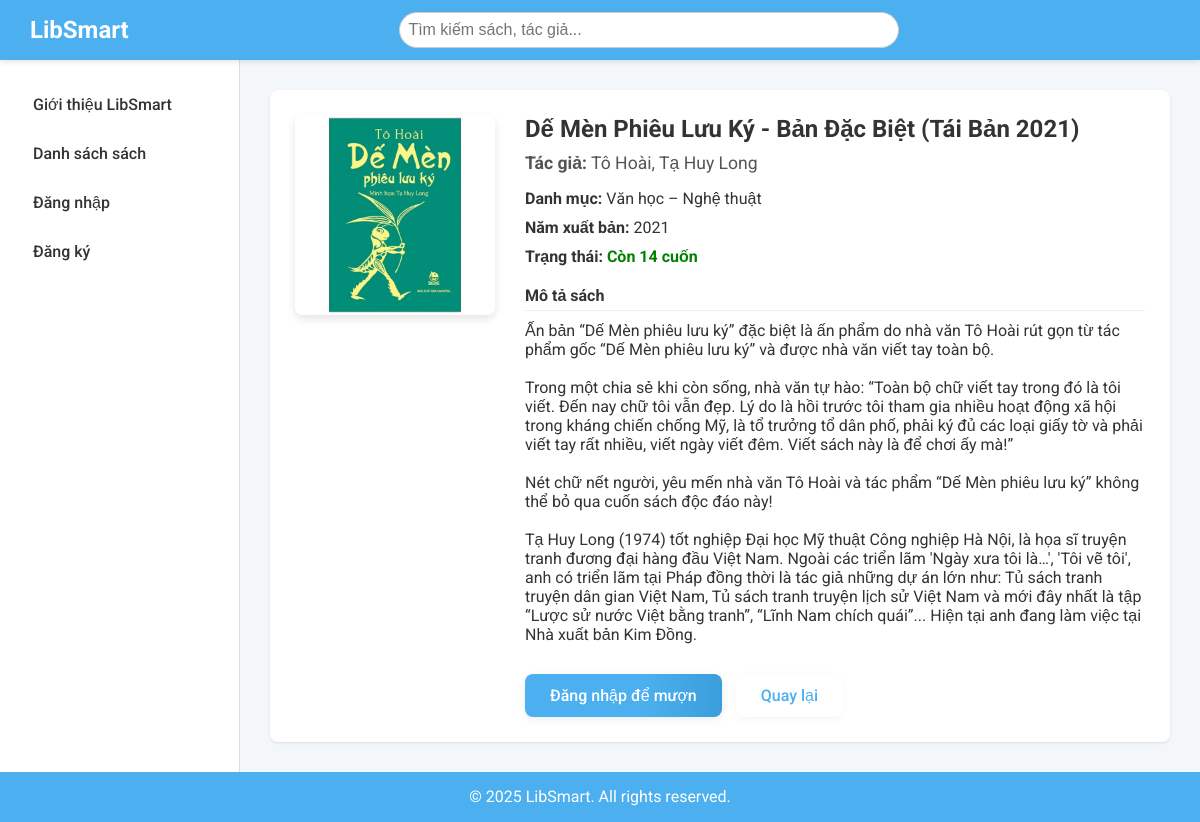
The app's page /index.php?action=book_detail&id=6 with its own data.
### tables this page shows
CREATE TABLE IF NOT EXISTS `books` (
  `id` int NOT NULL AUTO_INCREMENT,
  `title` varchar(255) NOT NULL,
  `author` varchar(100) NOT NULL,
  `category_id` int DEFAULT NULL,
  `description` text,
  `published_year` int DEFAULT NULL,
  `image` varchar(255) DEFAULT NULL,
  `content` text,
  `created_at` timestamp NULL DEFAULT CURRENT_TIMESTAMP,
  `updated_at` timestamp NULL DEFAULT CURRENT_TIMESTAMP ON UPDATE CURRENT_TIMESTAMP,
  `quantity` int NOT NULL DEFAULT '1',
  PRIMARY KEY (`id`),
  KEY `category_id` (`category_id`),
  CONSTRAINT `books_ibfk_1` FOREIGN KEY (`category_id`) REFERENCES `categories` (`id`) ON DELETE SET NULL
);

CREATE TABLE IF NOT EXISTS `categories` (
  `id` int NOT NULL AUTO_INCREMENT,
  `name` varchar(100) NOT NULL,
  `description` text,
  PRIMARY KEY (`id`),
  UNIQUE KEY `name` (`name`)
);

### controllers/BookController.php (called while the page is built, shortened)
<?php
require_once __DIR__ . '/../models/Book.php';
class BookController {
    public static function detail() {
        require_once __DIR__ . '/../models/Book.php';
        $id = isset($_GET['id']) ? intval($_GET['id']) : 0;
        $book = Book::findWithCategory($id);
        include __DIR__ . '/../views/books/detail.php';
    }
}

### models/Book.php (called while the page is built, shortened)
<?php
require_once __DIR__ . '/../config/db.php';
class Book {
    public static function findWithCategory($id) {
        global $conn;
        $stmt = $conn->prepare("SELECT b.*, c.name as category_name FROM books b LEFT JOIN categories c ON b.category_id = c.id WHERE b.id = ?");
        $stmt->bind_param("i", $id);
        $stmt->execute();
        $result = $stmt->get_result();
        $book = $result->fetch_assoc();
        if ($book) {
            $book['is_available'] = self::isAvailable($book['id']);
        }
        return $book;
    }
    public static function isAvailable($book_id) {
        global $conn;
        $stmt = $conn->prepare("SELECT quantity FROM books WHERE id = ?");
        $stmt->bind_param("i", $book_id);
        $stmt->execute();
        $result = $stmt->get_result();
        $row = $result->fetch_assoc();
        return ($row && $row['quantity'] > 0);
    }
}

### views/books/detail.php (the view)
<?php require_once __DIR__ . '/../partials/header.php'; ?>
<div class="content-card">
    <?php if ($book): ?>
        <div class="book-detail-container" style="display: flex; gap: 30px;">
            <div class="book-cover" style="flex-shrink: 0;">
                <img src="../public/uploads/<?php echo htmlspecialchars($book['image'] ?? 'default.png'); ?>" alt="<?php echo htmlspecialchars($book['title']); ?>" style="width: 200px; border-radius: 8px; box-shadow: 0 4px 8px rgba(0,0,0,0.1);">
            </div>
            <div class="book-info">
                <h2 style="margin-bottom: 10px;"><?php echo htmlspecialchars($book['title']); ?></h2>
                <p style="margin-bottom: 15px; font-size: 1.1em; color: #555;"><strong>Tác giả:</strong> <?php echo htmlspecialchars($book['author']); ?></p>
                <p style="margin-bottom: 10px;"><strong>Danh mục:</strong> <?php echo htmlspecialchars($book['category_name'] ?? 'Chưa phân loại'); ?></p>
                <p style="margin-bottom: 10px;"><strong>Năm xuất bản:</strong> <?php echo htmlspecialchars($book['published_year']); ?></p>
                <p style="margin-bottom: 20px;"><strong>Trạng thái:</strong>
                    <?php if ($book['quantity'] <= 0): ?>
                        <span style="color: red; font-weight: bold;">Hết sách</span>
                    <?php else: ?>
                        <span style="color: green; font-weight: bold;">Còn <?php echo htmlspecialchars($book['quantity']); ?> cuốn</span>
                    <?php endif; ?>
                </p>
                <div class="description" style="margin-bottom: 30px;">
                    <h4 style="border-bottom: 1px solid #eee; padding-bottom: 5px; margin-bottom: 10px;">Mô tả sách</h4>
                    <p><?php echo nl2br(htmlspecialchars($book['description'])); ?></p>
                </div>
                <?php if ($book['quantity'] > 0): ?>
                    <?php if (isset($_SESSION['user_id'])): ?>
                        <a href="index.php?action=add_to_cart&book_id=<?php echo $book['id']; ?>" class="btn btn-primary">Thêm vào giỏ mượn</a>
                    <?php else: ?>
                        <a href="index.php?action=login" class="btn btn-primary">Đăng nhập để mượn</a>
                    <?php endif; ?>
                <?php endif; ?>
                 <a href="index.php?action=home" class="btn btn-secondary" style="margin-left: 10px;">Quay lại</a>
            </div>
        </div>
    <?php else: ?>
        <p>Không tìm thấy thông tin sách.</p>
    <?php endif; ?>
</div>
<?php require_once __DIR__ . '/../partials/footer.php'; ?>

### public/style.css (style rules this page uses)
:root { --primary-color: #4CAFEF; --primary-color-dark: #3a9edc; --light-hover-color: #f0f8ff; --white-color: #ffffff; --text-color: #333; --border-color: #ddd; --shadow-color: rgba(0, 0, 0, 0.1); }
* { margin: 0; padding: 0; box-sizing: border-box; }
body { font-family: 'Roboto', sans-serif; background-color: #f4f7fa; color: var(--text-color); display: flex; flex-direction: column; min-height: 100vh; }
a { text-decoration: none; color: var(--primary-color); }
.content-card { background-color: var(--white-color); padding: 25px; border-radius: 8px; box-shadow: 0 1px 3px var(--shadow-color); }
.btn { padding: 12px 25px; border: none; border-radius: 8px; font-size: 16px; font-weight: 500; cursor: pointer; transition: background 0.3s, color 0.3s, box-shadow 0.3s; text-align: center; display: inline-block; background: var(--gray-light); color: var(--primary-color); box-shadow: 0 2px 8px rgba(0,0,0,0.04); }
.btn-primary { background: linear-gradient(90deg, var(--primary-color) 60%, var(--primary-color-dark) 100%); color: var(--white-color); box-shadow: 0 2px 8px rgba(0,0,0,0.08); }

### records on screen
books: image (picture), title "Dế Mèn Phiêu Lưu Ký - Bản Đặc Biệt (Tái Bản 2021)", author "Tô Hoài, Tạ Huy Long", category.name "Văn học – Nghệ thuật", published_year "2021", quantity "14", description "Ấn bản “Dế Mèn phiêu lưu ký” đặc biệt là ấn phẩm do nhà văn Tô Hoài rút gọn từ tác phẩm gốc “Dế Mèn phiêu lưu ký” và được nhà văn viết tay toàn bộ. Trong một chia sẻ khi còn sống, nhà văn tự hào: “Toàn bộ chữ viết tay trong đó là tôi viết. Đến nay chữ tôi vẫn đẹp. Lý do là hồi trước tôi tham gia nhiều hoạt động xã hội trong kháng chiến chống Mỹ, là tổ trưởng tổ dân phố, phải ký đủ các loại giấy tờ và phải viết tay rất nhiều, viết ngày viết đêm. Viết sách này là để chơi ấy mà!” Nét chữ nết người, yêu mến nhà văn Tô Hoài và tác phẩm “Dế Mèn phiêu lưu ký” không thể bỏ qua cuốn sách độc đáo này! Tạ Huy Long (1974) tốt nghiệp Đại học Mỹ thuật Công nghiệp Hà Nội, là họa sĩ truyện tranh đương đại…"
